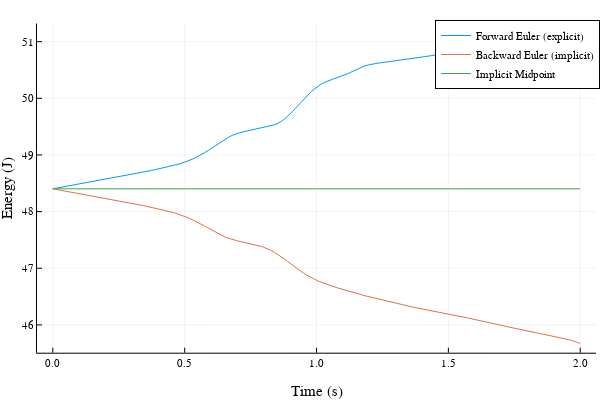

Notebook cell for this chart:
### Markdown cell above
What we can see above is the maximum energy error for each of the integration methods. In general, the implicit methods of the same order are slightly better than the explicit ones.

### Code cell
@testset "energy behavior" begin 
    
    # simulate with all integrators
    dt = 0.01
    t_vec = 0:dt:tf
    E1 = simulate_explicit(params,double_pendulum_dynamics,forward_euler,x0,dt,tf)[2]
    E2 = simulate_implicit(params,double_pendulum_dynamics,backward_euler,x0,dt,tf)[2]
    E3 = simulate_implicit(params,double_pendulum_dynamics,implicit_midpoint,x0,dt,tf)[2]
    E4 = simulate_implicit(params,double_pendulum_dynamics,hermite_simpson,x0,dt,tf)[2]
    E5 = simulate_explicit(params,double_pendulum_dynamics,midpoint,x0,dt,tf)[2]
    E6 = simulate_explicit(params,double_pendulum_dynamics,rk4,x0,dt,tf)[2]
    
    # plot forward/backward euler and implicit midpoint 
    plot(t_vec,E1, label = "Forward Euler (explicit)")
    plot!(t_vec,E2, label = "Backward Euler (implicit)")
    display(plot!(t_vec,E3, label = "Implicit Midpoint",xlabel = "Time (s)", ylabel="Energy (J)"))

    # test energy behavior
    E0 = E1[1]
    
    @test 2.5  < (E1[end] - E0) < 3.0
    @test -3.0 < (E2[end] - E0) < -2.5  
    @test abs(E3[end] - E0) < 1e-2
    @test abs(E0 - E4[end]) < 1e-4
    @test abs(E0 - E5[end]) < 1e-1 
    @test abs(E0 - E6[end]) < 1e-4
end

### Figure 1 — Plotly figure (JSON) as saved in the notebook; plotly's stock layout.template omitted (floating-point values rounded to 4 significant figures; data arrays with more than 128 entries replaced by an {"elided": "..."} marker saying what was removed)
{"data": [{"colorbar": {"len": 0.9143, "title": "", "x": 0.9934, "y": 0.533}, "legendgroup": "Forward Euler (explicit)", "line": {"color": "rgba(0, 154, 250, 1.000)", "dash": "solid", "shape": "linear", "width": 1}, "mode": "lines", "name": "Forward Euler (explicit)", "showlegend": true, "type": "scatter", "x": {"elided": "201 float values"}, "xaxis": "x", "y": {"elided": "201 float values"}, "yaxis": "y"}, {"colorbar": {"len": 0.9143, "title": "", "x": 0.9934, "y": 0.533}, "legendgroup": "Backward Euler (implicit)", "line": {"color": "rgba(227, 111, 71, 1.000)", "dash": "solid", "shape": "linear", "width": 1}, "mode": "lines", "name": "Backward Euler (implicit)", "showlegend": true, "type": "scatter", "x": {"elided": "201 float values"}, "xaxis": "x", "y": {"elided": "201 float values"}, "yaxis": "y"}, {"colorbar": {"len": 0.9143, "title": "", "x": 0.9934, "y": 0.533}, "legendgroup": "Implicit Midpoint", "line": {"color": "rgba(62, 164, 78, 1.000)", "dash": "solid", "shape": "linear", "width": 1}, "mode": "lines", "name": "Implicit Midpoint", "showlegend": true, "type": "scatter", "x": {"elided": "201 float values"}, "xaxis": "x", "y": {"elided": "201 float values"}, "yaxis": "y"}], "layout": {"annotations": [], "height": 400, "legend": {"bgcolor": "rgba(255, 255, 255, 1.000)", "bordercolor": "rgba(0, 0, 0, 1.000)", "borderwidth": 1, "font": {"color": "rgba(0, 0, 0, 1.000)", "family": "sans-serif", "size": 11}, "title": {"font": {"color": "rgba(0, 0, 0, 1.000)", "family": "sans-serif", "size": 15}, "text": ""}, "tracegroupgap": 0, "traceorder": "normal", "x": 1, "xanchor": "auto", "y": 1, "yanchor": "auto"}, "margin": {"b": 20, "l": 0, "r": 0, "t": 20}, "paper_bgcolor": "rgba(255, 255, 255, 1.000)", "plot_bgcolor": "rgba(255, 255, 255, 1.000)", "showlegend": true, "width": 600, "xaxis": {"anchor": "y", "domain": [0.06165, 0.9934], "gridcolor": "rgba(0, 0, 0, 0.100)", "gridwidth": 0.5, "linecolor": "rgba(0, 0, 0, 1.000)", "mirror": false, "range": [-0.06, 2.06], "showgrid": true, "showline": true, "showticklabels": true, "tickangle": 0, "tickcolor": "rgb(0, 0, 0)", "tickfont": {"color": "rgba(0, 0, 0, 1.000)", "family": "sans-serif", "size": 11}, "tickmode": "array", "ticks": "inside", "ticktext": ["0.0", "0.5", "1.0", "1.5", "2.0"], "tickvals": [0, 0.5, 1, 1.5, 2], "title": "Time (s)", "titlefont": {"color": "rgba(0, 0, 0, 1.000)", "family": "sans-serif", "size": 15}, "type": "-", "visible": true, "zeroline": false, "zerolinecolor": "rgba(0, 0, 0, 1.000)"}, "yaxis": {"anchor": "x", "domain": [0.07581, 0.9902], "gridcolor": "rgba(0, 0, 0, 0.100)", "gridwidth": 0.5, "linecolor": "rgba(0, 0, 0, 1.000)", "mirror": false, "range": [45.51, 51.32], "showgrid": true, "showline": true, "showticklabels": true, "tickangle": 0, "tickcolor": "rgb(0, 0, 0)", "tickfont": {"color": "rgba(0, 0, 0, 1.000)", "family": "sans-serif", "size": 11}, "tickmode": "array", "ticks": "inside", "ticktext": ["46", "47", "48", "49", "50", "51"], "tickvals": [46, 47, 48, 49, 50, 51], "title": "Energy (J)", "titlefont": {"color": "rgba(0, 0, 0, 1.000)", "family": "sans-serif", "size": 15}, "type": "-", "visible": true, "zeroline": false, "zerolinecolor": "rgba(0, 0, 0, 1.000)"}}}
